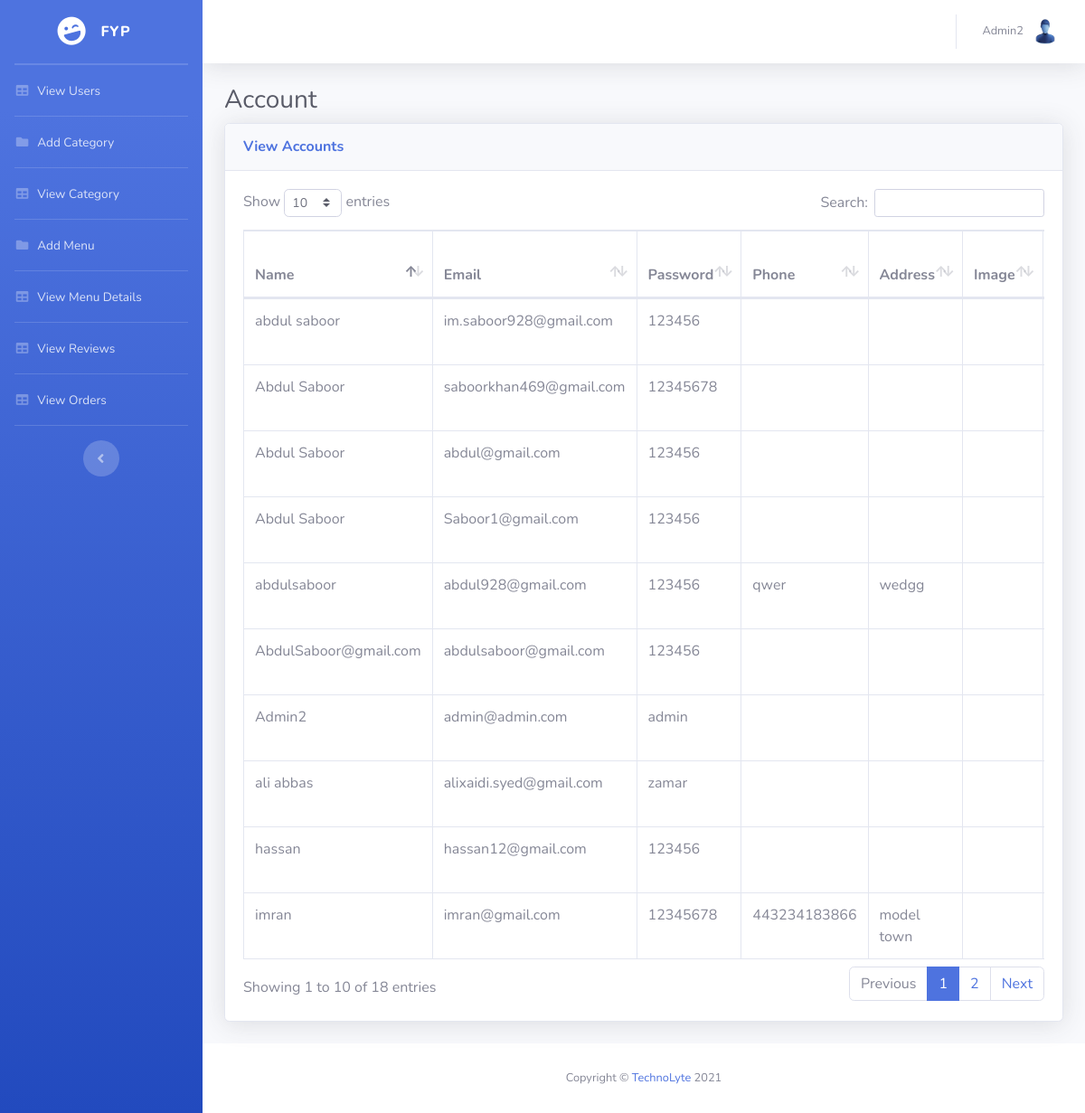
The page /viewusers.php (signed in) on the database its author committed.
### tables this page shows
CREATE TABLE `users` (
  `id` bigint(20) UNSIGNED NOT NULL,
  `name` varchar(191) NOT NULL,
  `email` varchar(191) NOT NULL,
  `password` varchar(191) NOT NULL,
  `role` int(11) NOT NULL,
  `phone` text NOT NULL,
  `address` text NOT NULL,
  `image` text NOT NULL,
  `createdate` date NOT NULL
);

### viewusers.php (the view, shortened to what this page needs)
<?php
include_once 'includes/conn.php';
?>
<!DOCTYPE html>
<html lang="en">
<head>
  <link href="vendor/fontawesome-free/css/all.min.css" rel="stylesheet" type="text/css">
  <link href="css/sb-admin-2.min.css" rel="stylesheet">
  <link href="vendor/datatables/dataTables.bootstrap4.min.css" rel="stylesheet">
</head>
<body id="page-top">
  <div id="wrapper">
	<?php include_once 'includes/sidebar.php' ; ?>
    <div id="content-wrapper" class="d-flex flex-column">
      <div id="content">
		<?php include_once 'includes/header.php'; ?>
        <div class="container-fluid">
          <h1 class="h3 mb-2 text-gray-800">Account</h1>
          <div class="card shadow mb-4">
            <div class="card-header py-3">
              <h6 class="m-0 font-weight-bold text-primary">View Accounts</h6>
            </div>
            <div class="card-body">
              <div class="table-responsive">
                <table class="table table-bordered" id="dataTable" width="100%" cellspacing="0">
                  <thead>
                    <tr>
                      <th>Name</th>
                      <th>Email</th>
                      <th>Password</th>
					  <th>Phone</th>
                      <th>Address</th>
                      <th>Image</th>
                    </tr>
                  </thead>
                  <tbody>
                   <?php
						$sql="select * from users order by id desc";
						$result= mysqli_query($conn, $sql);
						if(mysqli_num_rows($result)>0){
							while($row=mysqli_fetch_assoc($result)){
								echo "<tr>";
								echo "<td>".$row['name']."</td>";
								echo "<td>".$row['email']."</td>";
								echo "<td>".$row['password']."</td>";
								echo "<td>".$row['phone']."</td>";
								echo "<td>".$row['address']."</td>";
								echo "<td><img src'profile_pic/".$row['image']."' witd='30%' ></td>";
								echo "</tr>";
							}
						}
				   ?>
                  </tbody>
                </table>
              </div>
            </div>
          </div>
        </div>
      </div>
<?php include_once 'includes/footer.php'; ?>
    </div>
  </div>
</body>
</html>

### rows shown on the page
users: name "imran", email "imran@gmail.com", password "12345678", phone "443234183866", address "model town"
users: name "hassan", email "hassan12@gmail.com", password "123456"
users: name "abdul saboor", email "im.saboor928@gmail.com", password "123456"
users: name "abdulsaboor", email "abdul928@gmail.com", password "123456", phone "qwer", address "wedgg"
users: name "Abdul Saboor", email "saboorkhan469@gmail.com", password "12345678"
users: name "AbdulSaboor@gmail.com", email "abdulsaboor@gmail.com", password "123456"
users: name "Abdul Saboor", email "abdul@gmail.com", password "123456"
users: name "Abdul Saboor", email "Saboor1@gmail.com", password "123456"
users: name "ali abbas", email "alixaidi.syed@gmail.com", password "zamar"
users: name "Admin2", email "admin@admin.com", password "admin"

### other values the page prints
$_SESSION['name'] "Admin2"
